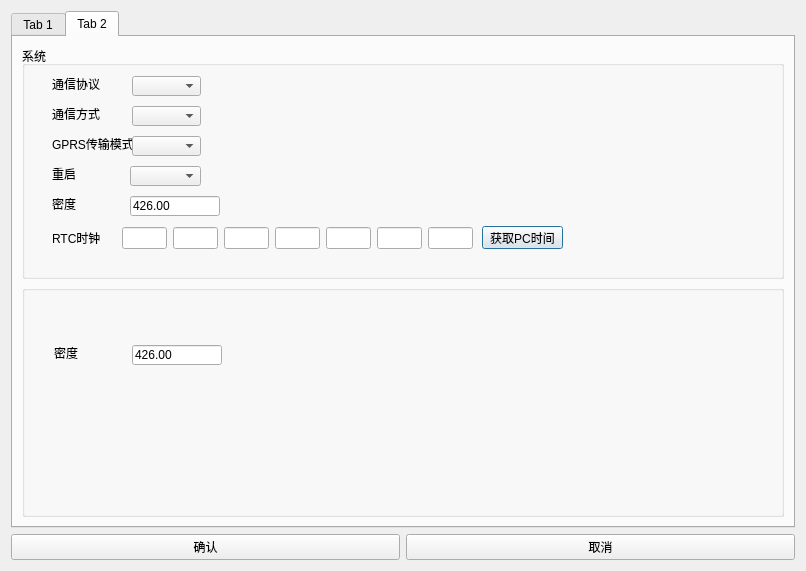
<?xml version="1.0" encoding="UTF-8"?>
<ui version="4.0">
 <class>Other_Editer</class>
 <widget class="QDialog" name="Other_Editer">
  <property name="geometry">
   <rect>
    <x>0</x>
    <y>0</y>
    <width>806</width>
    <height>571</height>
   </rect>
  </property>
  <property name="windowTitle">
   <string>Dialog</string>
  </property>
  <layout class="QGridLayout" name="gridLayout">
   <item row="0" column="0">
    <widget class="QTabWidget" name="tabWidget">
     <property name="currentIndex">
      <number>1</number>
     </property>
     <widget class="QWidget" name="BaseTab">
      <attribute name="title">
       <string>Tab 1</string>
      </attribute>
      <layout class="QGridLayout" name="gridLayout_2">
       <item row="0" column="0">
        <layout class="QVBoxLayout" name="verticalLayout_2">
         <item>
          <widget class="QGroupBox" name="groupBox">
           <property name="title">
            <string/>
           </property>
           <widget class="QLabel" name="label">
            <property name="geometry">
             <rect>
              <x>21</x>
              <y>20</y>
              <width>24</width>
              <height>16</height>
             </rect>
            </property>
            <property name="text">
             <string>通道</string>
            </property>
           </widget>
           <widget class="QComboBox" name="ChannelCBX">
            <property name="geometry">
             <rect>
              <x>102</x>
              <y>21</y>
              <width>69</width>
              <height>20</height>
             </rect>
            </property>
           </widget>
           <widget class="QLabel" name="label_2">
            <property name="geometry">
             <rect>
              <x>21</x>
              <y>60</y>
              <width>41</width>
              <height>16</height>
             </rect>
            </property>
            <property name="text">
             <string>平台ID</string>
            </property>
           </widget>
           <widget class="QLineEdit" name="SubPrjNameID">
            <property name="geometry">
             <rect>
              <x>101</x>
              <y>60</y>
              <width>133</width>
              <height>20</height>
             </rect>
            </property>
           </widget>
           <widget class="QLineEdit" name="SubPrjName">
            <property name="geometry">
             <rect>
              <x>101</x>
              <y>90</y>
              <width>133</width>
              <height>20</height>
             </rect>
            </property>
           </widget>
           <widget class="QLabel" name="label_17">
            <property name="geometry">
             <rect>
              <x>21</x>
              <y>90</y>
              <width>41</width>
              <height>16</height>
             </rect>
            </property>
            <property name="text">
             <string>点位名</string>
            </property>
           </widget>
           <widget class="QLineEdit" name="SubPrjNum">
            <property name="geometry">
             <rect>
              <x>100</x>
              <y>120</y>
              <width>133</width>
              <height>20</height>
             </rect>
            </property>
           </widget>
           <widget class="QLabel" name="label_18">
            <property name="geometry">
             <rect>
              <x>20</x>
              <y>120</y>
              <width>51</width>
              <height>16</height>
             </rect>
            </property>
            <property name="text">
             <string>分项编号</string>
            </property>
           </widget>
           <widget class="QLabel" name="Linklable">
            <property name="geometry">
             <rect>
              <x>260</x>
              <y>90</y>
              <width>91</width>
              <height>16</height>
             </rect>
            </property>
            <property name="text">
             <string>获取平台参数</string>
            </property>
           </widget>
          </widget>
         </item>
         <item>
          <widget class="QGroupBox" name="groupBox_2">
           <property name="title">
            <string>网络设置</string>
           </property>
           <widget class="QLabel" name="label_11">
            <property name="geometry">
             <rect>
              <x>20</x>
              <y>30</y>
              <width>71</width>
              <height>16</height>
             </rect>
            </property>
            <property name="text">
             <string>IP Address</string>
            </property>
           </widget>
           <widget class="QLineEdit" name="IP_Address">
            <property name="geometry">
             <rect>
              <x>110</x>
              <y>30</y>
              <width>371</width>
              <height>20</height>
             </rect>
            </property>
            <property name="text">
             <string>127.0.0.1</string>
            </property>
           </widget>
           <widget class="QLabel" name="label_12">
            <property name="geometry">
             <rect>
              <x>20</x>
              <y>70</y>
              <width>71</width>
              <height>16</height>
             </rect>
            </property>
            <property name="text">
             <string>Server Port</string>
            </property>
           </widget>
           <widget class="QLineEdit" name="ServerPortNum">
            <property name="geometry">
             <rect>
              <x>20</x>
              <y>90</y>
              <width>51</width>
              <height>20</height>
             </rect>
            </property>
            <property name="text">
             <string>502</string>
            </property>
           </widget>
           <widget class="QLineEdit" name="RetryCount">
            <property name="geometry">
             <rect>
              <x>140</x>
              <y>90</y>
              <width>51</width>
              <height>20</height>
             </rect>
            </property>
            <property name="text">
             <string>2</string>
            </property>
           </widget>
           <widget class="QLabel" name="label_13">
            <property name="geometry">
             <rect>
              <x>140</x>
              <y>70</y>
              <width>71</width>
              <height>16</height>
             </rect>
            </property>
            <property name="text">
             <string>重发次数</string>
            </property>
           </widget>
           <widget class="QLineEdit" name="RetryInternal">
            <property name="geometry">
             <rect>
              <x>250</x>
              <y>90</y>
              <width>51</width>
              <height>20</height>
             </rect>
            </property>
            <property name="text">
             <string>2</string>
            </property>
           </widget>
           <widget class="QLabel" name="label_14">
            <property name="geometry">
             <rect>
              <x>250</x>
              <y>70</y>
              <width>71</width>
              <height>16</height>
             </rect>
            </property>
            <property name="text">
             <string>重发间隔(s)</string>
            </property>
           </widget>
           <widget class="QLineEdit" name="HeartInternal">
            <property name="geometry">
             <rect>
              <x>360</x>
              <y>90</y>
              <width>51</width>
              <height>20</height>
             </rect>
            </property>
            <property name="text">
             <string>1</string>
            </property>
           </widget>
           <widget class="QLabel" name="label_15">
            <property name="geometry">
             <rect>
              <x>360</x>
              <y>70</y>
              <width>71</width>
              <height>16</height>
             </rect>
            </property>
            <property name="text">
             <string>心跳间隔(s)</string>
            </property>
           </widget>
          </widget>
         </item>
         <item>
          <widget class="QGroupBox" name="groupBox_4">
           <property name="title">
            <string>设备信息</string>
           </property>
           <widget class="QLabel" name="label_4">
            <property name="geometry">
             <rect>
              <x>20</x>
              <y>100</y>
              <width>51</width>
              <height>16</height>
             </rect>
            </property>
            <property name="text">
             <string>站点编号</string>
            </property>
           </widget>
           <widget class="QLineEdit" name="StationID">
            <property name="geometry">
             <rect>
              <x>110</x>
              <y>100</y>
              <width>90</width>
              <height>20</height>
             </rect>
            </property>
           </widget>
           <widget class="QLabel" name="label_9">
            <property name="geometry">
             <rect>
              <x>20</x>
              <y>40</y>
              <width>51</width>
              <height>16</height>
             </rect>
            </property>
            <property name="text">
             <string>设备编号</string>
            </property>
           </widget>
           <widget class="QWidget" name="layoutWidget">
            <property name="geometry">
             <rect>
              <x>110</x>
              <y>36</y>
              <width>351</width>
              <height>24</height>
             </rect>
            </property>
            <layout class="QHBoxLayout" name="horizontalLayout_2">
             <item>
              <widget class="QLineEdit" name="DeviceID7"/>
             </item>
             <item>
              <widget class="QLineEdit" name="DeviceID6"/>
             </item>
             <item>
              <widget class="QLineEdit" name="DeviceID5"/>
             </item>
             <item>
              <widget class="QLineEdit" name="DeviceID4"/>
             </item>
             <item>
              <widget class="QLineEdit" name="DeviceID3"/>
             </item>
             <item>
              <widget class="QLineEdit" name="DeviceID2"/>
             </item>
             <item>
              <widget class="QLineEdit" name="DeviceID1"/>
             </item>
            </layout>
           </widget>
          </widget>
         </item>
        </layout>
       </item>
      </layout>
     </widget>
     <widget class="QWidget" name="SysTab">
      <attribute name="title">
       <string>Tab 2</string>
      </attribute>
      <layout class="QGridLayout" name="gridLayout_3">
       <item row="0" column="0">
        <layout class="QVBoxLayout" name="verticalLayout_3">
         <item>
          <widget class="QGroupBox" name="groupBox_3">
           <property name="title">
            <string>系统</string>
           </property>
           <widget class="QComboBox" name="CommProtocol">
            <property name="geometry">
             <rect>
              <x>110</x>
              <y>30</y>
              <width>69</width>
              <height>20</height>
             </rect>
            </property>
           </widget>
           <widget class="QLabel" name="label_7">
            <property name="geometry">
             <rect>
              <x>30</x>
              <y>30</y>
              <width>61</width>
              <height>16</height>
             </rect>
            </property>
            <property name="text">
             <string>通信协议</string>
            </property>
           </widget>
           <widget class="QComboBox" name="CommWay">
            <property name="geometry">
             <rect>
              <x>110</x>
              <y>60</y>
              <width>69</width>
              <height>20</height>
             </rect>
            </property>
           </widget>
           <widget class="QLabel" name="label_8">
            <property name="geometry">
             <rect>
              <x>30</x>
              <y>60</y>
              <width>61</width>
              <height>16</height>
             </rect>
            </property>
            <property name="text">
             <string>通信方式</string>
            </property>
           </widget>
           <widget class="QWidget" name="layoutWidget_4">
            <property name="geometry">
             <rect>
              <x>100</x>
              <y>180</y>
              <width>351</width>
              <height>24</height>
             </rect>
            </property>
            <layout class="QHBoxLayout" name="horizontalLayout_4">
             <item>
              <widget class="QLineEdit" name="RTC_Timer7"/>
             </item>
             <item>
              <widget class="QLineEdit" name="RTC_Timer6"/>
             </item>
             <item>
              <widget class="QLineEdit" name="RTC_Timer5"/>
             </item>
             <item>
              <widget class="QLineEdit" name="RTC_Timer4"/>
             </item>
             <item>
              <widget class="QLineEdit" name="RTC_Timer3"/>
             </item>
             <item>
              <widget class="QLineEdit" name="RTC_Timer2"/>
             </item>
             <item>
              <widget class="QLineEdit" name="RTC_Timer1"/>
             </item>
            </layout>
           </widget>
           <widget class="QLabel" name="label_25">
            <property name="geometry">
             <rect>
              <x>30</x>
              <y>184</y>
              <width>51</width>
              <height>16</height>
             </rect>
            </property>
            <property name="text">
             <string>RTC时钟</string>
            </property>
           </widget>
           <widget class="QLabel" name="label_26">
            <property name="geometry">
             <rect>
              <x>30</x>
              <y>90</y>
              <width>81</width>
              <height>16</height>
             </rect>
            </property>
            <property name="text">
             <string>GPRS传输模式</string>
            </property>
           </widget>
           <widget class="QComboBox" name="GPRS_Pass_Mode">
            <property name="geometry">
             <rect>
              <x>110</x>
              <y>90</y>
              <width>69</width>
              <height>20</height>
             </rect>
            </property>
           </widget>
           <widget class="QLabel" name="label_27">
            <property name="geometry">
             <rect>
              <x>30</x>
              <y>150</y>
              <width>81</width>
              <height>16</height>
             </rect>
            </property>
            <property name="text">
             <string>密度</string>
            </property>
           </widget>
           <widget class="QLineEdit" name="Density">
            <property name="geometry">
             <rect>
              <x>108</x>
              <y>150</y>
              <width>90</width>
              <height>20</height>
             </rect>
            </property>
            <property name="text">
             <string>426.00</string>
            </property>
           </widget>
           <widget class="QComboBox" name="SystemRestart">
            <property name="geometry">
             <rect>
              <x>108</x>
              <y>120</y>
              <width>71</width>
              <height>20</height>
             </rect>
            </property>
           </widget>
           <widget class="QLabel" name="label_28">
            <property name="geometry">
             <rect>
              <x>30</x>
              <y>120</y>
              <width>81</width>
              <height>16</height>
             </rect>
            </property>
            <property name="text">
             <string>重启</string>
            </property>
           </widget>
           <widget class="QPushButton" name="getPC_TimeBtn">
            <property name="geometry">
             <rect>
              <x>460</x>
              <y>180</y>
              <width>81</width>
              <height>23</height>
             </rect>
            </property>
            <property name="text">
             <string>获取PC时间</string>
            </property>
           </widget>
          </widget>
         </item>
         <item>
          <widget class="QGroupBox" name="groupBox_5">
           <property name="title">
            <string/>
           </property>
           <widget class="QLineEdit" name="lastVolumeText">
            <property name="geometry">
             <rect>
              <x>110</x>
              <y>60</y>
              <width>90</width>
              <height>20</height>
             </rect>
            </property>
            <property name="text">
             <string>426.00</string>
            </property>
           </widget>
           <widget class="QLabel" name="lastVolumeLbl">
            <property name="geometry">
             <rect>
              <x>32</x>
              <y>60</y>
              <width>51</width>
              <height>16</height>
             </rect>
            </property>
            <property name="text">
             <string>密度</string>
            </property>
           </widget>
          </widget>
         </item>
        </layout>
       </item>
      </layout>
     </widget>
    </widget>
   </item>
   <item row="1" column="0">
    <layout class="QHBoxLayout" name="horizontalLayout">
     <item>
      <widget class="QPushButton" name="ConfirmBtn">
       <property name="text">
        <string>确认</string>
       </property>
      </widget>
     </item>
     <item>
      <widget class="QPushButton" name="CancelBtn">
       <property name="text">
        <string>取消</string>
       </property>
      </widget>
     </item>
    </layout>
   </item>
  </layout>
 </widget>
 <resources/>
 <connections/>
</ui>
